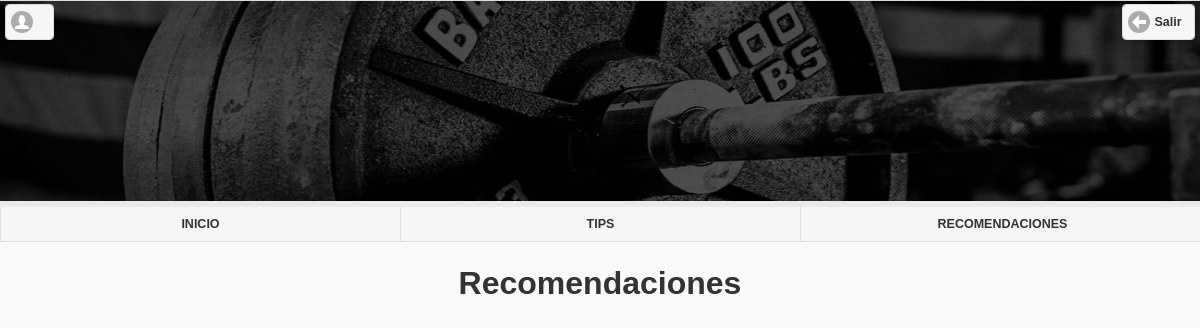
/index.php/recomendaciones, run on an earlier commit of the app's database.
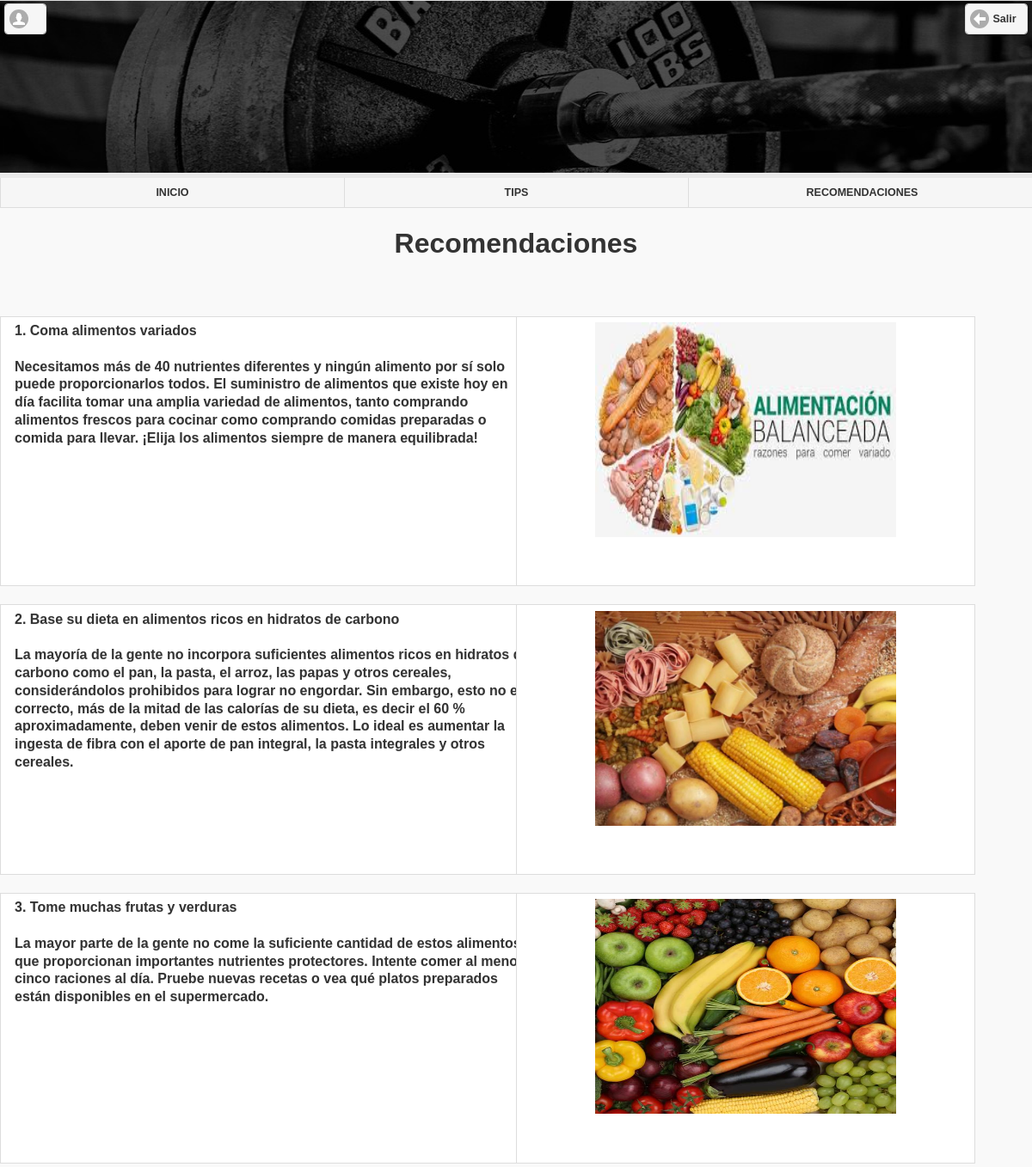
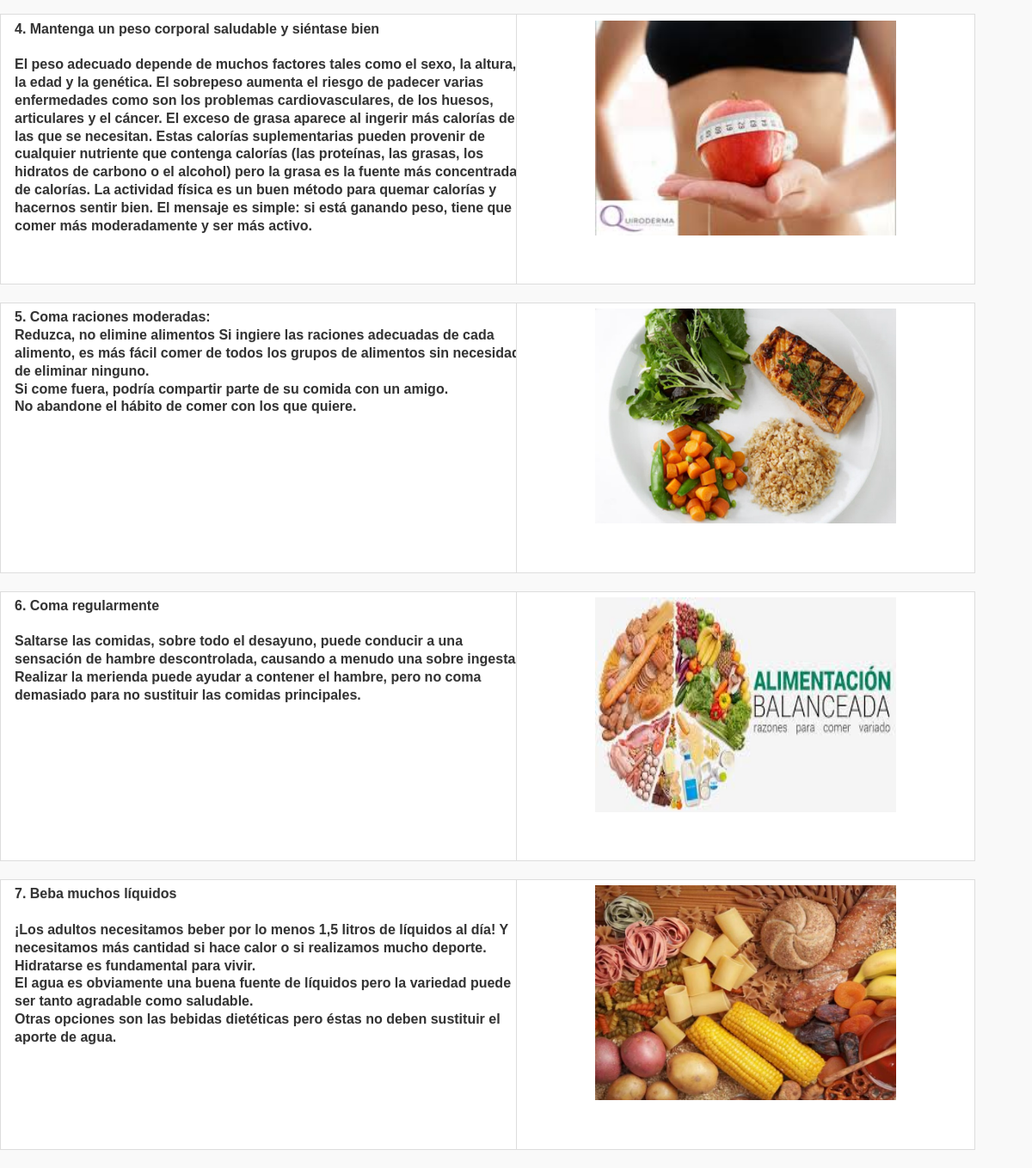
And on a later commit of the database (2 pictures, top to bottom).
### tables this page shows
CREATE TABLE `recomendaciones` (
  `rec_codigo` bigint(20) NOT NULL,
  `rec_descripcion` text NOT NULL,
  `rec_foto` varchar(250) NOT NULL,
  `rec_estado` varchar(1) NOT NULL,
  `rec_fechacreo` timestamp NOT NULL DEFAULT CURRENT_TIMESTAMP ON UPDATE CURRENT_TIMESTAMP,
  `rec_fechamodifico` timestamp NOT NULL DEFAULT '0000-00-00 00:00:00',
  `rec_personacreo` int(11) NOT NULL,
  `rec_personamodifico` timestamp NOT NULL DEFAULT '0000-00-00 00:00:00'
);

### application/controllers/recomendaciones.php (called while the page is built, shortened)
<?php
class Recomendaciones extends CI_Controller {
  function __construct(){
    $this->load->model('Model_recomendaciones');
  }
	public function index()
	{
    $data['recomendacion']= $this->Model_recomendaciones->lista_recomendaciones();
    $this->load->view('view_librerias');
		$this->load->view('view_recomendaciones',$data);
	}
}

### index.php (called while the page is built, shortened)
<?php
require_once BASEPATH.'core/CodeIgniter.php';

### application/models/model_recomendaciones.php (called while the page is built, shortened)
<?php
class Model_recomendaciones extends CI_Model {
	function lista_recomendaciones(){
        $query = $this->db->select('*')
                          ->from('recomendaciones')
                          ->get();
        return $query;
  }
}

### application/views/view_recomendaciones.php (the view, shortened to what this page needs)
<html lang="en" dir="ltr">
  <body>
    <div data-role="page" id="page1">
      <div data-role="header">
        <a href="#"  data-icon="user"><?= $this->session->userdata('nombres_usuario'); ?>&nbsp;<?= $this->session->userdata('apellidos_usuario'); ?></a>
        <img src="<?php echo base_url(); ?>images/nombre.jpg" alt="" style="width:1525px; height:200px;">
        <a href="<?= base_url(); ?>index.php/login/logout"  data-icon="arrow-l" data-ajax="false">Salir</a>
        <nav data-role="navbar">
          <ul>
            <li> <a href="<?php echo base_url(); ?>index.php/welcome/inicio" data-ajax="false">INICIO</a></li>
            <li> <a href="<?php echo base_url(); ?>index.php/tips_ejercicios/tips" data-ajax="false">TIPS</a></li>
            <li> <a href="#" data-ajax="false">RECOMENDACIONES</a></li>
          </ul>
        </nav>
      </div>
      <h1><center>Recomendaciones</center></h1>
      <br>
      <br>
      <div data-role="main">
      <?php
        foreach ($recomendacion->result() as $row){
        ?>
        <div class="ui-grid-a">
          <div class="ui-block-a"><div class="ui-bar ui-bar-a" style="height:300px; width:600px; background:white;"><?= nl2br($row->rec_descripcion); ?></div></div>
          <div class="ui-block-b"><div class="ui-bar ui-bar-a" style="height:300px; width:500px; background:white;"><center><img src="<?= base_url(); ?><?= $row->rec_foto;?>" style="height:250px; width:350px; background-color:#67EC69;" alt=""></center></div></div>
        </div>
        <br>
        <?php
        }
      ?>
    </div>
    </div>
  </body>
</html>

What changed in the data, as far as the page shows it:
added recomendaciones: rec_descripcion "1. Coma alimentos variados Necesitamos más de 40 nutrientes diferentes y ningún alimento por sí solo puede proporcionarlos todos. El suministro de alimentos que existe hoy en día facilita tomar una amplia variedad de alimentos, tanto comprando alimentos frescos para cocinar como comprando comidas preparadas o comida para llevar. ¡Elija los alimentos siempre de manera equilibrada!", rec_foto (picture)
added recomendaciones: rec_descripcion "2. Base su dieta en alimentos ricos en hidratos de carbono La mayoría de la gente no incorpora suficientes alimentos ricos en hidratos de carbono como el pan, la pasta, el arroz, las papas y otros cereales, considerándolos prohibidos para lograr no engordar. Sin embargo, esto no es correcto, más de la mitad de las calorías de su dieta, es decir el 60 % aproximadamente, deben venir de estos alimentos. Lo ideal es aumentar la ingesta de fibra con el aporte de pan integral, la pasta integrales y otros cereales.", rec_foto (picture)
added recomendaciones: rec_descripcion "3. Tome muchas frutas y verduras La mayor parte de la gente no come la suficiente cantidad de estos alimentos que proporcionan importantes nutrientes protectores. Intente comer al menos cinco raciones al día. Pruebe nuevas recetas o vea qué platos preparados están disponibles en el supermercado.", rec_foto (picture)
added recomendaciones: rec_descripcion "4. Mantenga un peso corporal saludable y siéntase bien El peso adecuado depende de muchos factores tales como el sexo, la altura, la edad y la genética. El sobrepeso aumenta el riesgo de padecer varias enfermedades como son los problemas cardiovasculares, de los huesos, articulares y el cáncer. El exceso de grasa aparece al ingerir más calorías de las que se necesitan. Estas calorías suplementarias pueden provenir de cualquier nutriente que contenga calorías (las proteínas, las grasas, los hidratos de carbono o el alcohol) pero la grasa es la fuente más concentrada de calorías. La actividad física es un buen método para quemar calorías y hacernos sentir bien. El mensaje es simple: si está…", rec_foto (picture)
added recomendaciones: rec_descripcion "5. Coma raciones moderadas: Reduzca, no elimine alimentos Si ingiere las raciones adecuadas de cada alimento, es más fácil comer de todos los grupos de alimentos sin necesidad de eliminar ninguno. Si come fuera, podría compartir parte de su comida con un amigo. No abandone el hábito de comer con los que quiere.", rec_foto (picture)
added recomendaciones: rec_descripcion "6. Coma regularmente Saltarse las comidas, sobre todo el desayuno, puede conducir a una sensación de hambre descontrolada, causando a menudo una sobre ingesta. Realizar la merienda puede ayudar a contener el hambre, pero no coma demasiado para no sustituir las comidas principales.", rec_foto (picture)
added recomendaciones: rec_descripcion "7. Beba muchos líquidos ¡Los adultos necesitamos beber por lo menos 1,5 litros de líquidos al día! Y necesitamos más cantidad si hace calor o si realizamos mucho deporte. Hidratarse es fundamental para vivir. El agua es obviamente una buena fuente de líquidos pero la variedad puede ser tanto agradable como saludable. Otras opciones son las bebidas dietéticas pero éstas no deben sustituir el aporte de agua.", rec_foto (picture)
